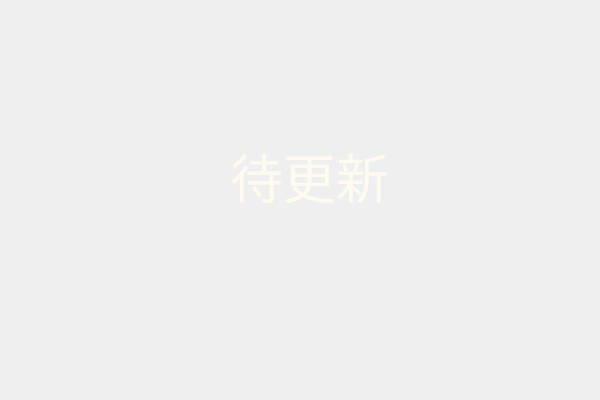
<?xml version="1.0" encoding="UTF-8"?>
<ui version="4.0">
 <class>Widget</class>
 <widget class="QWidget" name="Widget">
  <property name="geometry">
   <rect>
    <x>0</x>
    <y>0</y>
    <width>600</width>
    <height>400</height>
   </rect>
  </property>
  <property name="windowTitle">
   <string>Widget</string>
  </property>
  <widget class="QLabel" name="label">
   <property name="geometry">
    <rect>
     <x>230</x>
     <y>130</y>
     <width>211</width>
     <height>91</height>
    </rect>
   </property>
   <property name="font">
    <font>
     <family>微软雅黑</family>
     <pointsize>40</pointsize>
    </font>
   </property>
   <property name="styleSheet">
    <string notr="true">color:#FFFAF0</string>
   </property>
   <property name="text">
    <string>待更新</string>
   </property>
  </widget>
 </widget>
 <layoutdefault spacing="6" margin="11"/>
 <resources/>
 <connections/>
</ui>
